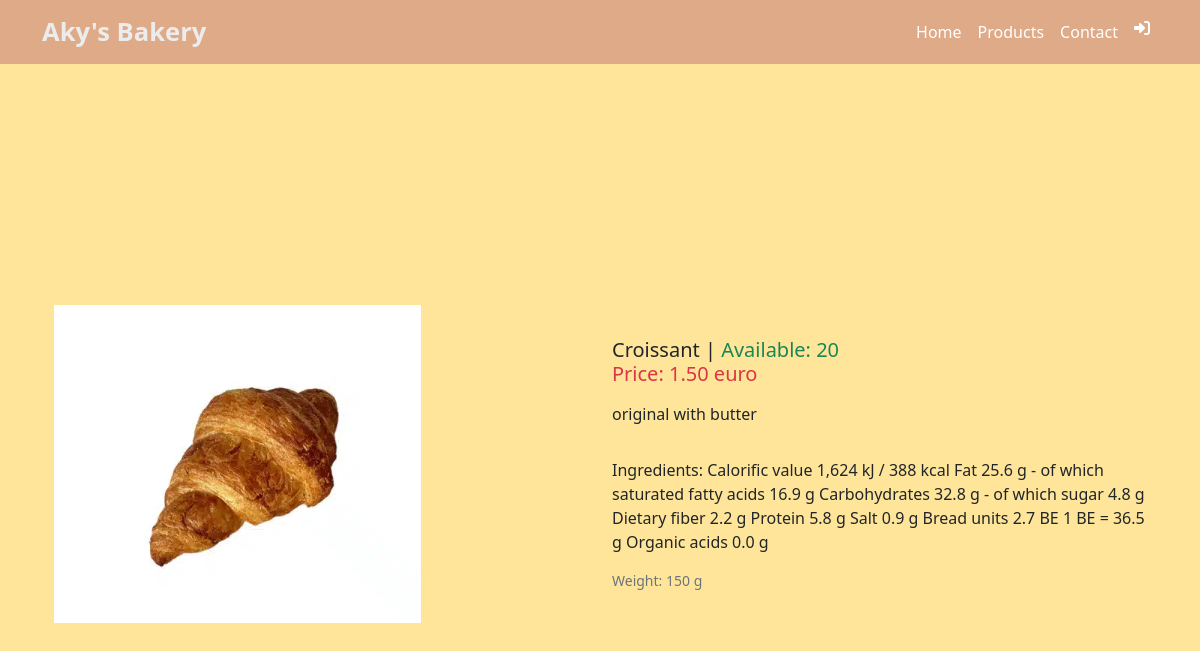
Screenshot of /product/2/ with the database file from the repository.
### app_bakerystore/models.py (models this page shows, shortened)
class Product(models.Model):
    name = models.CharField(max_length=100)
    description = models.TextField()
    price = models.DecimalField(max_digits=10, decimal_places=2)
    image = models.ImageField(upload_to='product_images/', null=True, blank=True)
    available_quantity = models.PositiveIntegerField(default=0)
    ingredients = models.TextField(null=True)
    weight_grams = models.PositiveIntegerField(default=0)

### app_bakerystore/views.py (the view)
# urls.py: path('product/<int:product_id>/', product_detail, name='product'),
def product_detail(request, product_id): # function that displays product information based on an id
    product = get_object_or_404(Product, pk=product_id)
    return render(request, 'app_bakerystore/product.html', {'product': product})

### app_bakerystore/templates/app_bakerystore/product.html (shortened to what this page needs)
{% extends "app_bakerystore/base.html" %}
{% block content %}
<div class="container">
    <div class="row d-flex justify-content-center align-items-center" style="height: 100vh;">
        <div class="col">
            <img src="{{ product.image.url }}" alt="{{ product.name }} Image" class="img-fluid">
        </div>
        <div class="col">
            <div class="row">
                <h5 class="card-title">{{ product.name }} | <span class="text-success">Available: {{product.available_quantity}}</span></h5>
                <h5 class="card-title text-danger">Price: {{ product.price }} euro</h5>
                <p class="card-text"><p> {{product.description}}</p>
                <p class="card-text"><p>Ingredients: {{product.ingredients}}</p>
                <p class="card-text"><small class="text-muted">Weight: {{ product.weight_grams }} g</small></p>
            </div>
        </div>
    </div>
</div>
{% endblock %}

### static/css/base.css (style rules this page uses)
body { background-color: #ffe599; }

### rows the page displays
Product: image (picture), name "Croissant", available_quantity "20", price "1.50", description "original with butter", ingredients "Calorific value 1,624 kJ / 388 kcal Fat 25.6 g - of which saturated fatty acids 16.9 g Carbohydrates 32.8 g - of which sugar 4.8 g Dietary fiber 2.2 g Protein 5.8 g Salt 0.9 g Bread units 2.7 BE 1 BE = 36.5 g Organic acids 0.0 g", weight_grams "150"
